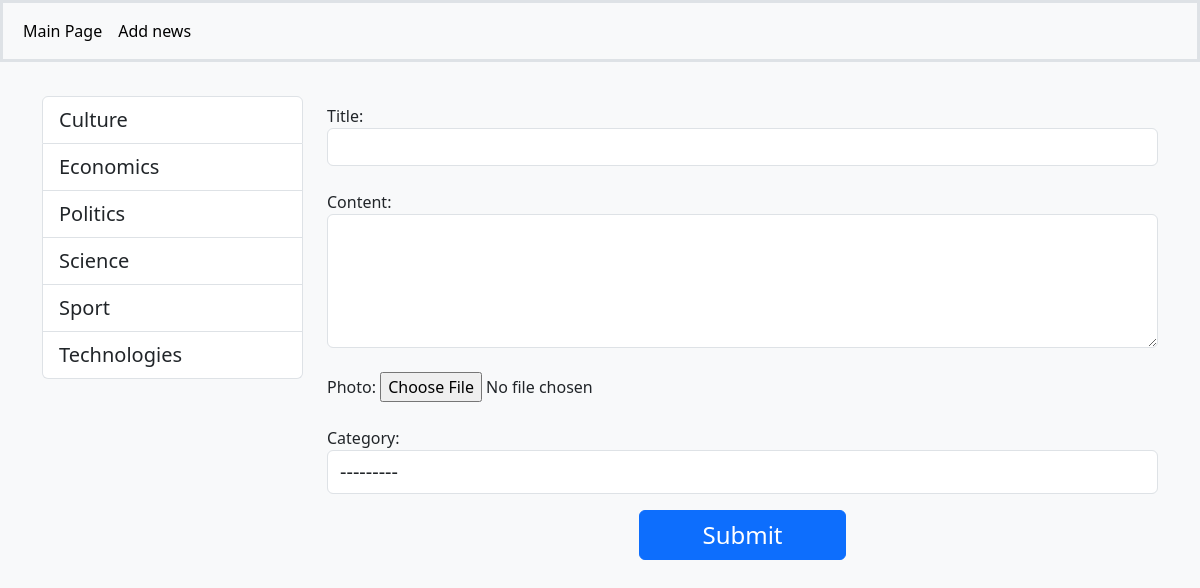
The app's page /news/add-news/ with its own data.
### news/models.py (models this page shows)
class Category(models.Model):
    title = models.CharField(max_length=100, db_index=True)
    class Meta:
        verbose_name = 'category'
        verbose_name_plural = 'categories'
    def get_absolute_url(self):
       return reverse('category', kwargs={'category_id': self.pk})
    def __str__(self):
        return self.title

### news/views.py (the view)
# urls.py: path('news/add-news/', CreateNews.as_view(), name="add_news"),
class CreateNews(CreateView):
    form_class = NewsForm
    template_name = 'news/add_news.html'

### news/forms.py
class NewsForm(forms.ModelForm):
    class Meta:
        model = News
        fields = ['title', 'content', 'photo', 'category']
        widgets = {
            'title': forms.TextInput(attrs={"class": "form-control"}),
            'content': forms.Textarea(attrs={"class": "form-control", 'rows': 5}),
            'category': forms.Select(attrs={"class": "form-control fs-5"})
        }

### news/templatetags/news_tags.py (called while the page is built)
@register.simple_tag()
def get_categories():
    return Category.objects.all()

### news/templates/news/add_news.html (shortened to what this page needs)
{%extends 'base.html' %}
{% block sidebar%}{% include 'inc/_sidebar.html' %}{% endblock %}
{% block content%}
<form action="{% url 'add_news' %}" class="text-dark" method="POST" enctype="multipart/form-data">
    {% for field in form %}
    <div class="form-group mt-4">
        {{field.label_tag}}
        {{field}}
    </div>
    {% endfor %}
    <button type="submit" class="btn btn-primary d-block fs-4 w-25 m-auto mt-3">Submit</button>
</form>
{% endblock %}

### templates/inc/_sidebar.html
{% load news_tags%}
<ul class="list-group mt-3 ">
    {% get_categories as categories%}
    {% for item in categories|dictsort:'title'%}
    <li class="list-group-item"><a class="text-dark text-decoration-none fs-5" href="{{item.get_absolute_url}}">{{item.title|title}}</a>
    </li>
    {% endfor %}
</ul>

### records on screen
Category: title "Culture"
Category: title "Economics"
Category: title "Politics"
Category: title "Science"
Category: title "Sport"
Category: title "Technologies"

### other values on screen
{{ field.label_tag }} "Title:" "Content:" "Photo:" "Category:"
